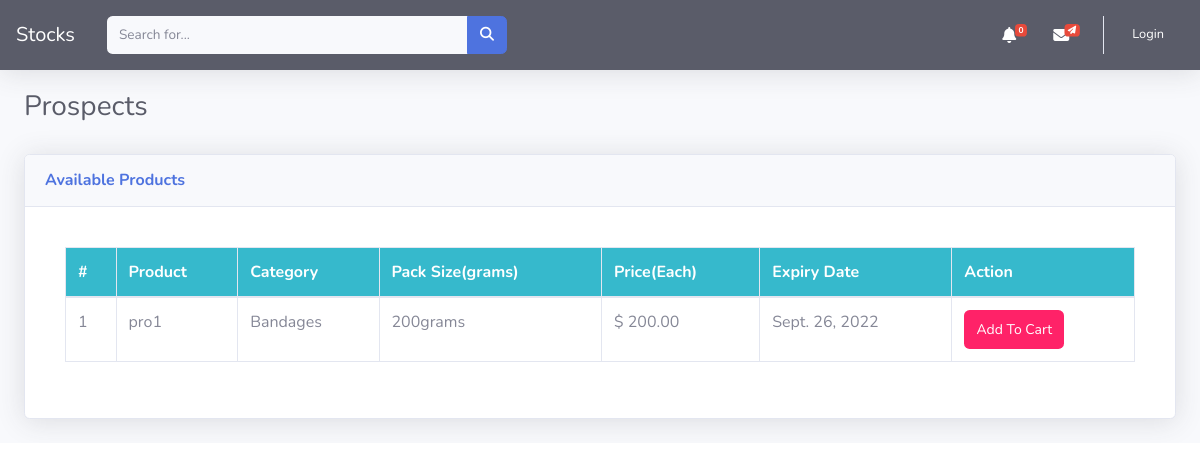
The app's page /sup-products/14/ with its own data.
### dashboard/models.py (models this page shows, shortened)
class Product(models.Model):
    vendor = models.ForeignKey(Vendor, related_name="products", on_delete=models.CASCADE,null=True,blank=True)
    title = models.CharField(max_length=255,null=True, blank=True)
    slug = models.SlugField(max_length=55)
    description = models.TextField(blank=True, null=True)
    price = models.DecimalField(max_digits=50, decimal_places=2)
    added_date = models.DateTimeField(auto_now_add=True)
    category = models.CharField(choices=CATEGORY_CHOICES, max_length=255,null=True, blank=True)
    pack_size = models.CharField(max_length=255,null=True,blank=True)
    quantity = models.PositiveIntegerField(default=1)
    expiry_date = models.DateField(blank=True,null=True)
    image = models.ImageField(upload_to='uploads/',blank=True, null=True)
    thumbnail = models.ImageField(upload_to='uploads/', blank=True, null=True)
    class Meta:
        ordering = ['-added_date']

### dashboard/views.py (the view)
# urls.py: path('sup-products/<int:key>/',views.viewVendorProducts, name='sup-products'),
def viewVendorProducts(request, key):
    vendor = get_object_or_404(Vendor, pk=key)
    context= {
        'vendor': vendor,
    }
    return render(request, 'skeleton/supplier_products.html', context)

### dashboard/context_processors.py (called while the page is built)
def notifications(request):
    allnotifications = BroadcastNotification.objects.all()
    return {'notifications': allnotifications}

def cart(request):
    return {'cart': Cart(request)}

### templates/skeleton/supplier_products.html (shortened to what this page needs)
{% extends 'body/base.html' %}
{% load crispy_forms_tags %}
{% block content %}
<div class="container-fluid">
  <div class="d-sm-flex align-items-center justify-content-between mb-4">
    <h1 class="h3 mb-0 text-gray-800" style="margin-top: 20px">
      {{ vendor.first_name }} {{ vendor.last_name }}
    </h1>
  </div>
<div class="card shadow mb-4" style="margin-top: 30px">
  <div class="card-header py-3">
    <h6 class="m-0 font-weight-bold text-primary">Available Products</h6>
  </div>
  <div class="card-body">
    <div class="card-body">
      <div class="table-responsive">
          <table class="table table-bordered" id="dataTable" width="100%" cellspacing="0">
              <thead class='bg-info'>
                  <tr class="text-white">
                      <th scope="col">#</th>
                      <th scope="col">Product</th>
                      <th scope="col">Category</th>
                      <th scope="col">Pack Size(grams)</th>
                      <th scope="col">Price(Each)</th>
                      <th scope="col">Expiry Date</th>
                      <th scope="col">Action</th>
                  </tr>
              </thead>
              <tbody>
                  {% for product  in vendor.products.all  %}
                  <tr>
                    <td>{{forloop.counter}}</td>
                      <td>{{product.title }}</td>
                      <td>{{product.category }}</td>
                      <td>{{product.pack_size }}</td>
                      <td>$ {{product.price }}</td>
                      <td>{{product.expiry_date }}</td>
                      <td>
                        {% if user.is_authenticated %}
                        <a href="{% url 'view-product' product.slug %}" style='width:100px; font-size:14px;color:white;background-color:#ff5d68;text-align;cenetr;padding:8px 6px;' class='btn'>Add To Cart</a>
                        {%else %}
                        <a href="{% url 'login'%}" style='width:100px; font-size:14px;color:white;background-color:#ff2268;text-align;cenetr;padding:8px 6px;' class='btn '>Add To Cart</a>
                        {% endif %}
                      </td>
                  </tr>
                  {% endfor %}
              </tbody>
          </table>
      </div>
  </div>
</div>
  {% endblock %}

### records on screen
Product: title "pro1", category "Bandages", pack_size "200grams", price "200.00", expiry_date "Sept. 26, 2022"

### other values on screen
{{ vendor.first_name }} "Prospects"
